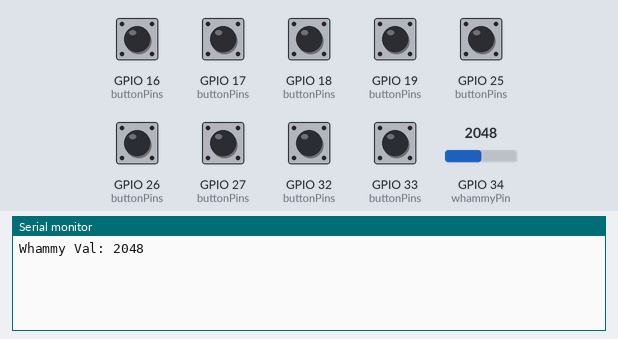
A sketch run on a simulated ESP32. Shown: the last lines printed to the serial monitor. The test bench sets the inputs (shaded band); at power-on: GPIO 16 (buttonPins), GPIO 17 (buttonPins), GPIO 18 (buttonPins), GPIO 19 (buttonPins), GPIO 25 (buttonPins), GPIO 26 (buttonPins), GPIO 27 (buttonPins), GPIO 32 (buttonPins), GPIO 33 (buttonPins) HIGH, GPIO 34 (whammyPin) = 2048. USB keyboard and mouse output is not drawn.

Above: at 1.2 s.
1.3 s: GPIO 16 (buttonPins) pulled LOW for 0.15 s
At 2.6 s:
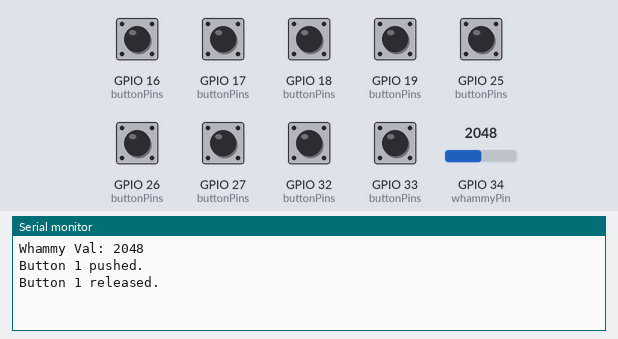
2.9 s: GPIO 34 (whammyPin) set to 2866
At 4.1 s:
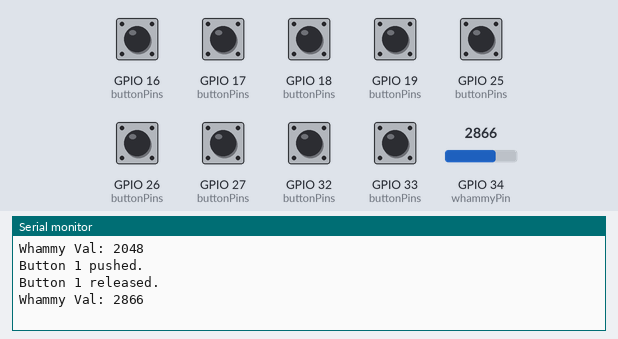
4.4 s: GPIO 17 (buttonPins) pulled LOW for 0.15 s
At 4.54 s:
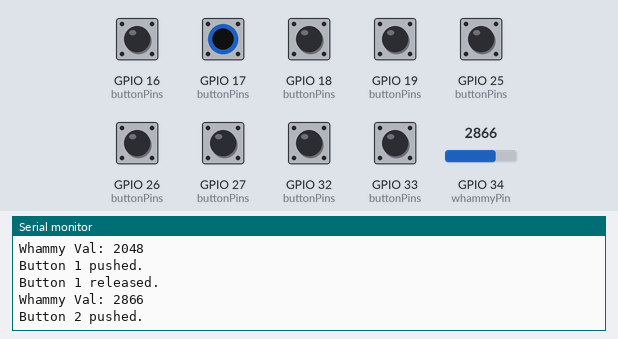
6.0 s: GPIO 18 (buttonPins) pulled LOW for 0.15 s
At 7.3 s:
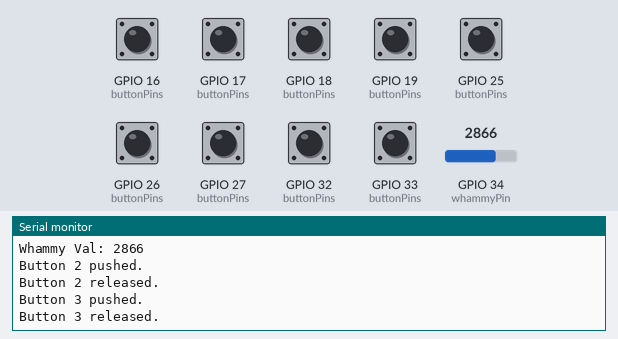
7.6 s: GPIO 19 (buttonPins) pulled LOW for 0.15 s
At 8.8 s:
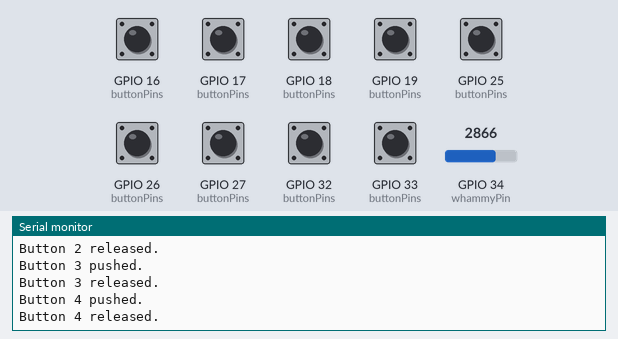
9.2 s: GPIO 25 (buttonPins) pulled LOW for 0.15 s
At 10.0 s:
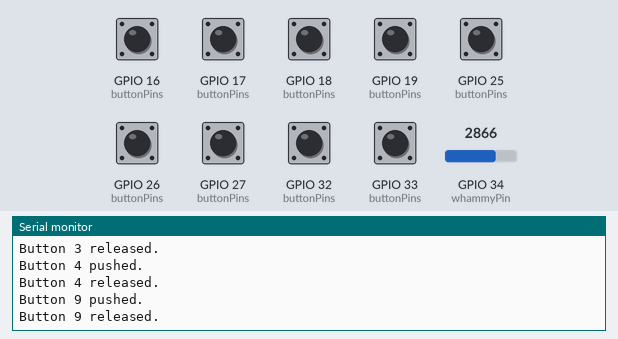

The sketch:

guitar.ino
```cpp
#define BOUNCE_WITH_PROMPT_DETECTION // Make button state changes available immediately

#include <Arduino.h>
#include <Bounce2.h>    // https://github.com/thomasfredericks/Bounce2
#include <BleGamepad.h> // https://github.com/lemmingDev/ESP32-BLE-Gamepad

#define TOTAL_BUTTONS 9

// Map pins to corresponding button
#define GREEN 16
#define RED 17
#define YELLOW 18
#define BLUE 19
#define ORANGE 33
#define START 26
#define DOWN 27
#define UP 32
#define SELECT 25

const byte buttonPins[TOTAL_BUTTONS] = {GREEN, RED, YELLOW, BLUE, ORANGE, START, DOWN, UP, SELECT};
const byte physicalButtons[TOTAL_BUTTONS] = {1, 2, 3, 4, 5, 6, 7, 8, 9};

const int whammyPin = 34;
int previousWhammyVal = 0;

BleGamepad bleGamepad("Name", "Manufacturer", 100);
Bounce debouncers[TOTAL_BUTTONS];

void setup()
{
    for (byte currentPinIndex = 0; currentPinIndex < TOTAL_BUTTONS; currentPinIndex++)
    {
        pinMode(buttonPins[currentPinIndex], INPUT_PULLUP);

        debouncers[currentPinIndex] = Bounce();
        debouncers[currentPinIndex].attach(buttonPins[currentPinIndex]);
        debouncers[currentPinIndex].interval(10);
    }

    BleGamepadConfiguration bleGamepadConfig;
    bleGamepadConfig.setButtonCount(TOTAL_BUTTONS);
    bleGamepadConfig.setAutoReport(false);
    bleGamepad.begin(&bleGamepadConfig);

    Serial.begin(115200);
}

void loop()
{
    if (bleGamepad.isConnected())
    {
        bool sendReport = false;

        for (byte currentIndex = 0; currentIndex < TOTAL_BUTTONS; currentIndex++)
        {
            debouncers[currentIndex].update();

            if (debouncers[currentIndex].fell())
            {
                bleGamepad.press(physicalButtons[currentIndex]);
                sendReport = true;
                Serial.printf("Button %d pushed.\n", physicalButtons[currentIndex]);
            }
            else if (debouncers[currentIndex].rose())
            {
                bleGamepad.release(physicalButtons[currentIndex]);
                sendReport = true;
                Serial.printf("Button %d released.\n", physicalButtons[currentIndex]);
            }
        }

        int currentWhammyVal = analogRead(whammyPin);
        if(previousWhammyVal != currentWhammyVal){
            Serial.printf("Whammy Val: %d\n", currentWhammyVal);
            bleGamepad.setRY(map(currentWhammyVal, 4095, 0, 0, 32767)); // resting at 4095
            sendReport = true;
            previousWhammyVal = currentWhammyVal;
        }
        if (sendReport)
        {
            bleGamepad.sendReport();
        }

        // delay(20);	// (Un)comment to remove/add delay between loops
    }
}
```

Measured:
- after the input at 1.3 s, the serial monitor: prints a new line at once (image 1)
- after the input at 2.9 s, the serial monitor: prints a new line at once (image 2)
- after the input at 4.4 s, the serial monitor: prints a new line at once (image 3)
- after the input at 6.0 s, the serial monitor: prints a new line at once (image 4)
- after the input at 7.6 s, the serial monitor: prints a new line at once (image 5)
- after the input at 9.2 s, the serial monitor: prints a new line at once (image 6)
